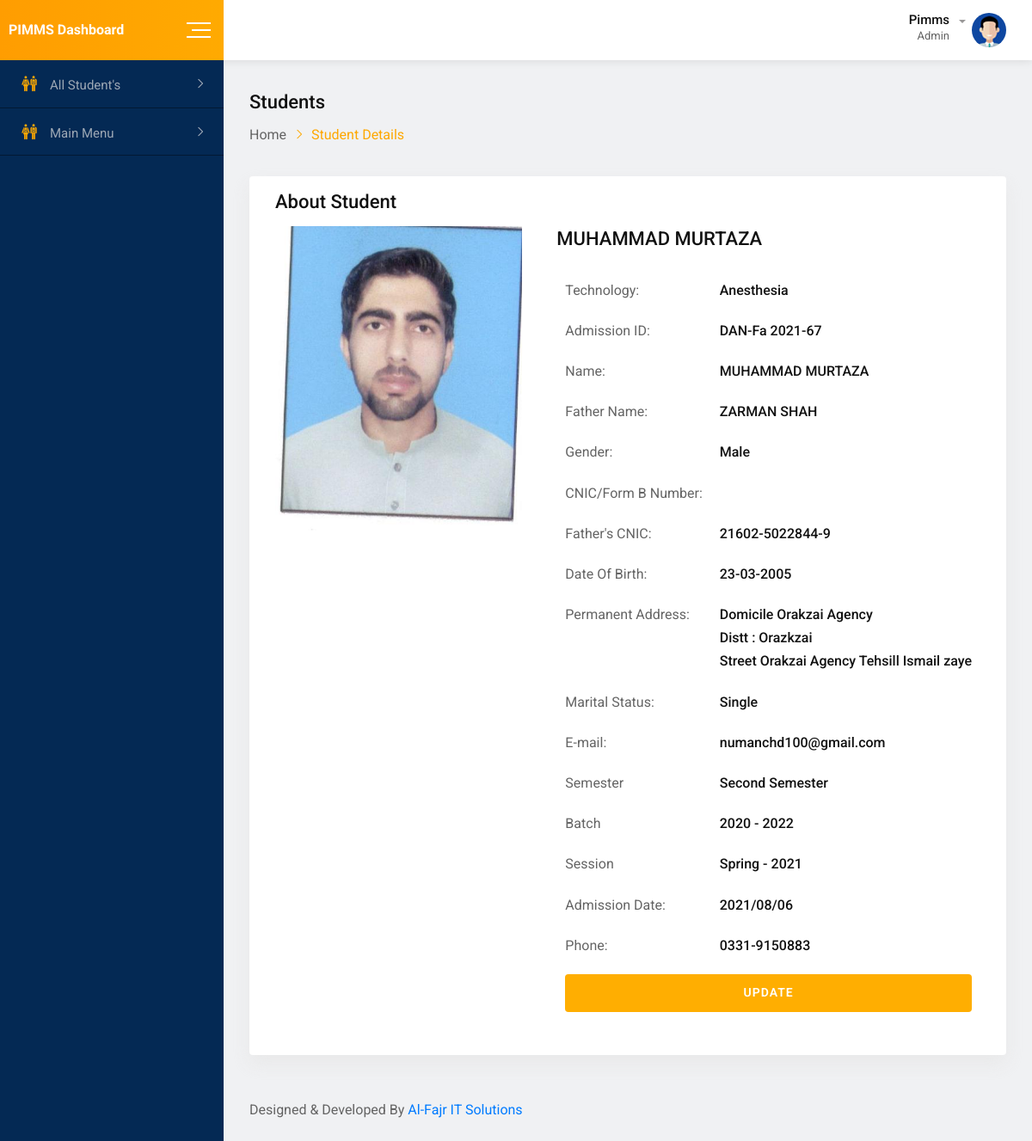
The page /admin/student_profile.php?passId=1 (signed in) on the database its author committed.
### tables this page shows
CREATE TABLE `registered_student` (
  `id` int(11) NOT NULL,
  `technology` varchar(255) NOT NULL,
  `full_name` varchar(255) NOT NULL,
  `father_name` varchar(255) NOT NULL,
  `gender` varchar(255) NOT NULL,
  `dob` varchar(255) NOT NULL,
  `marital_status` varchar(255) NOT NULL,
  `street` text NOT NULL,
  `district` varchar(255) NOT NULL,
  `domicile` varchar(255) NOT NULL,
  `cnic` varchar(255) NOT NULL,
  `fcnic` varchar(255) NOT NULL,
  `batch` varchar(255) NOT NULL,
  `email` varchar(255) NOT NULL,
  `relegion` varchar(255) NOT NULL,
  `semester` varchar(255) NOT NULL,
  `session_id` varchar(255) NOT NULL,
  `admission_id` varchar(255) NOT NULL,
  `phone` varchar(255) NOT NULL,
  `photo` varchar(255) NOT NULL,
  `admission_date` varchar(255) NOT NULL
);

CREATE TABLE `technology` (
  `id` int(11) NOT NULL,
  `technology` varchar(255) NOT NULL
);

CREATE TABLE `semester` (
  `id` int(11) NOT NULL,
  `semester` varchar(255) NOT NULL
);

CREATE TABLE `session` (
  `id` int(11) NOT NULL,
  `session` varchar(255) NOT NULL,
  `batch` varchar(255) NOT NULL
);

### admin/student_profile.php (the view, shortened to what this page needs)
<?php include('model/connection.php'); ?>
<!doctype html>
<html class="no-js" lang="">
<head>
    <link rel="stylesheet" href="css/normalize.css">
    <link rel="stylesheet" href="css/main.css">
    <link rel="stylesheet" href="css/bootstrap.min.css">
    <link rel="stylesheet" href="css/all.min.css">
    <link rel="stylesheet" href="fonts/flaticon.css">
    <link rel="stylesheet" href="css/animate.min.css">
    <link rel="stylesheet" href="style.css">
</head>
<body>
    <div id="wrapper" class="wrapper bg-ash">
       <?php include('include/header.php'); ?>
        <div class="dashboard-page-one">
           <div class="sidebar-main sidebar-menu-one sidebar-expand-md sidebar-color">
                <div class="sidebar-menu-content">
                    <ul class="nav nav-sidebar-menu sidebar-toggle-view">
                        <li class="nav-item sidebar-nav-item">
                            <a href="index.php" class="nav-link"><i class="flaticon-classmates"></i><span>All Student's</span></a>
                        </li>
                         <li class="nav-item sidebar-nav-item">
                            <a href="index.php" class="nav-link"><i class="flaticon-classmates"></i><span>Main Menu</span></a>
                        </li>
                    </ul>
                </div>
            </div>
            <div class="dashboard-content-one">
                <div class="breadcrumbs-area">
                    <h3>Students</h3>
                    <ul>
                        <li>
                            <a href="index.html">Home</a>
                        </li>
                        <li>Student Details</li>
                    </ul>
                </div>
                <?php if(isset($_GET['passId'])){
                    $recievedId = $_GET['passId'];
                    $selectThroughId = mysqli_query($conn,"SELECT * FROM registered_student WHERE id = '$recievedId'");
                    $fetchArray = mysqli_fetch_array($selectThroughId);
                }
                 ?>
                <div class="card height-auto">
                    <div class="card-body">
                        <div class="heading-layout1">
                            <div class="item-title">
                                <h3>About Student</h3>
                            </div>
                        </div>
                        <div class="single-info-details">
                            <div class="item-img">
                               <img src="studentImages/<?php echo $fetchArray['photo'];?>">
                            </div>
                            <div class="item-content">
                                <div class="header-inline item-header">
                                    <h3 class="text-dark-medium font-medium"><?php echo $fetchArray['full_name']; ?></h3>
                                </div>
                                <div class="info-table table-responsive">
                                    <table class="table text-nowrap">
                                        <tbody>
                                             <tr>
                                                <td>Technology:</td>
                                                <?php
                                                $tecId =  $fetchArray['technology'];
                                                $selectTec = mysqli_query($conn,"SELECT * FROM technology where id = '$tecId'");
                                                $fetchTechArray = mysqli_fetch_array($selectTec);
                                                ?>
                                                <td class="font-medium text-dark-medium"><?php echo $fetchTechArray['technology']; ?></td>
                                            </tr>
                                            <tr>
                                                <td>Admission ID:</td>
                                                <td class="font-medium text-dark-medium"><?php echo $fetchArray['admission_id']; ?></td>
                                            </tr>
                                            <tr>
                                                <td>Name:</td>
                                                <td class="font-medium text-dark-medium"><?php echo $fetchArray['full_name']; ?></td>
                                            </tr>
                                            <tr>
                                                <td>Father Name:</td>
                                                <td class="font-medium text-dark-medium"><?php echo $fetchArray['father_name']; ?></td>
                                            </tr>
                                             <tr>
                                                <td>Gender:</td>
                                                <td class="font-medium text-dark-medium"><?php echo $fetchArray['gender']; ?></td>
                                            </tr>
                                              <tr>
                                                <td>CNIC/Form B Number:</td>
                                                <td class="font-medium text-dark-medium"><?php echo $fetchArray['cnic']; ?></td>
                                            </tr>
                                             <tr>
                                                <td>Father's CNIC:</td>
                                                <td class="font-medium text-dark-medium"><?php echo $fetchArray['fcnic']; ?></td>
                                            </tr>
                                            <tr>
                                                <td>Date Of Birth:</td>
                                                <td class="font-medium text-dark-medium"><?php echo $fetchArray['dob']; ?></td>
                                            </tr>
                                             <tr>
                                                <td>Permanent Address:</td>
                                                <td class="font-medium text-dark-medium"><?php echo"Domicile ".$fetchArray['domicile']. "<br> Distt : ".$fetchArray['district']."<br> Street ".$fetchArray['street']; ?></td>
                                            </tr>
                                            <tr>
                                                <td>Marital Status:</td>
                                                <td class="font-medium text-dark-medium"><?php echo $fetchArray['marital_status']; ?></td>
                                            </tr>
                                            <tr>
                                                <td>E-mail:</td>
                                                <td class="font-medium text-dark-medium"><?php echo $fetchArray['email']; ?></td>
                                            </tr>
                                            <tr>
                                                <td>Semester</td>
                                                <?php
                                                $sem_id = $fetchArray['semester'];
                                                    $semesterName = mysqli_query($conn,"SELECT * FROM semester where id = '$sem_id'");
                                                    $fetchSemId = mysqli_fetch_array($semesterName);
                                                 ?>
                                                <td class="font-medium text-dark-medium"><?php echo $fetchSemId['semester']; ?></td>
                                            </tr>
                                            <tr>
                                                <td>Batch</td>
                                                <td class="font-medium text-dark-medium"><?php echo $fetchArray['batch']; ?></td>
                                            </tr>
                                            <tr>
                                                <td>Session </td>
                                                <td class="font-medium text-dark-medium">
                                                    <?php
                                                        $store_session =  $fetchArray['session_id'];
                                                        $selectSession = mysqli_query($conn,"SELECT * FROM session WHERE session = '$store_session'");
                                                        $fetchSessionArray = mysqli_fetch_array($selectSession);
                                                            echo $fetchSessionArray['session'];
                                                    ?>
                                                    </td>
                                            </tr>
                                            <tr>
                                                <td>Admission Date:</td>
                                                <td class="font-medium text-dark-medium"><?php echo $fetchArray['admission_date']; ?></td>
                                            </tr>
                                            <tr>
                                                <td>Phone:</td>
                                                <td class="font-medium text-dark-medium"><?php echo $fetchArray['phone']; ?></td>
                                            </tr>
                                            <tr>
                                                <td colspan="2">
                                                  <a href="update_student_profile.php?passIdForUpdate=<?php echo $fetchArray['id']; ?>">
                                                    <button type="submit" class="fw-btn-fill btn-gradient-yellow">UPDATE</button>
                                                    </a>
                                                </td>
                                            </tr>
                                        </tbody>
                                    </table>
                                </div>
                            </div>
                        </div>
                    </div>
                </div>
                <footer class="footer-wrap-layout1">
                       Designed & Developed By <a href="http://www.facebook.com/alfajritsol" target="_blank">Al-Fajr IT Solutions</a>
                </footer>
            </div>
        </div>
    </div>
</body>
</html>

### admin/include/header.php (shortened to what this page needs)
<div class="navbar navbar-expand-md header-menu-one bg-light">
           <div class="nav-bar-header-one">
               <div class="header-logo">
                   <a href="dashboard.php">
                      <strong style="color:white;"> PIMMS Dashboard</strong>
                   </a>
               </div>
                 <div class="toggle-button sidebar-toggle">
                   <button type="button" class="item-link">
                       <span class="btn-icon-wrap">
                           <span></span>
                           <span></span>
                           <span></span>
                       </span>
                   </button>
               </div>
           </div>
           <div class="header-main-menu collapse navbar-collapse" id="mobile-navbar">
               <ul class="navbar-nav">
                   <li class="navbar-item dropdown header-admin">
                       <a class="navbar-nav-link dropdown-toggle" href="#" role="button" data-toggle="dropdown"
                           aria-expanded="false">
                           <div class="admin-title">
                               <h5 class="item-title">Pimms</h5>
                               <span>Admin</span>
                           </div>
                           <div class="admin-img">
                               <img src="img/figure/admin.jpg" alt="Admin">
                           </div>
                       </a>
                   </li>
               </ul>
           </div>
       </div>

### admin/css/main.css (style rules this page uses)
html { color: #222; font-size: 1em; line-height: 1.4; }
audio, canvas, iframe, img, svg, video { vertical-align: middle; }

### rows shown on the page
registered_student: photo (picture), full_name "MUHAMMAD MURTAZA", admission "DAN-Fa 2021-67", father_name "ZARMAN SHAH", gender "Male", fcnic "21602-5022844-9", dob "23-03-2005", domicile "Orakzai Agency", district "Orazkzai", street "Orakzai Agency Tehsill Ismail zaye", marital_status "Single", email "numanchd100@gmail.com", batch "2020 - 2022", admission_date "2021/08/06", phone "0331-9150883"
technology: technology "Anesthesia"
semester: semester "Second Semester"
session: session "Spring - 2021"
